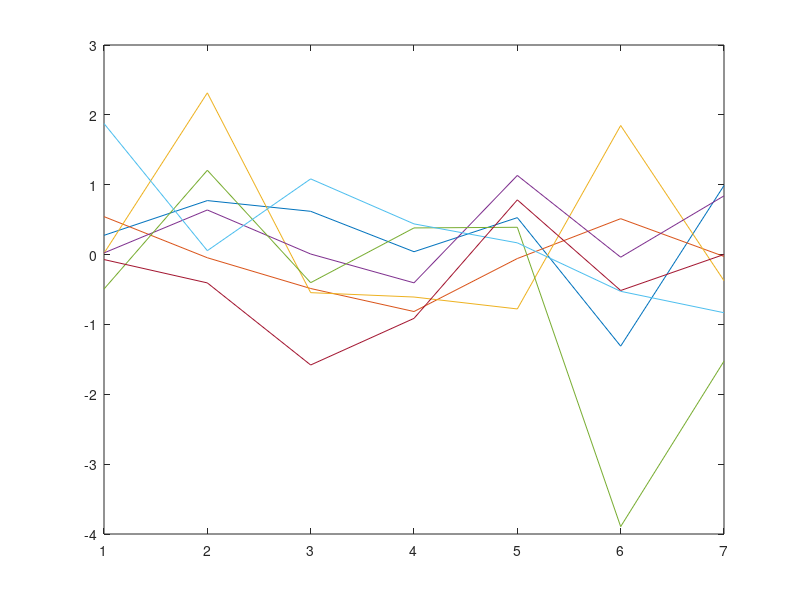
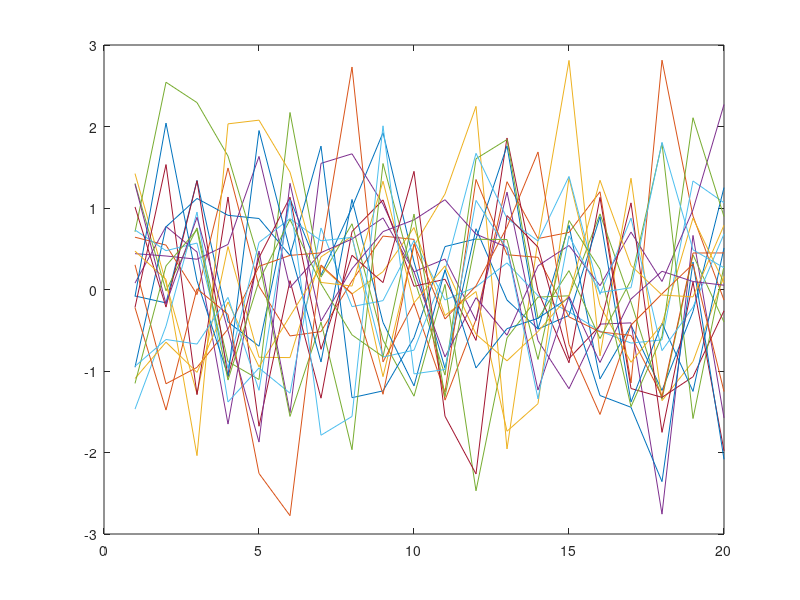

These figures' MATLAB source, in order: (Note: this script raises an error after producing the figures.)
clear all
close all
clc
iFig = 0;

% get colors
figure(100);
h = plot(randn(20));
colors = get(h,'Color');
close(100);

% plotting tools
figure(1);close(1);figure(1);
cc = plot(randn(7));

Mcolors(1 ,:) = cc(1).Color;
Mcolors(2 ,:) = cc(1).Color;
Mcolors(3 ,:) = cc(2).Color;
Mcolors(4 ,:) = cc(3).Color;
Mcolors(5 ,:) = cc(4).Color;
Mcolors(6 ,:) = cc(4).Color;
Mcolors(7 ,:) = cc(5).Color;
Mcolors(8 ,:) = cc(5).Color;
Mcolors(9 ,:) = cc(6).Color;
Mcolors(10,:) = cc(7).Color;
Mcolors(11,:) = cc(7).Color;
Mcolors(12,:) = cc(7).Color;
Mcolors(13,:) = 0.7*[1,1,1];
Mcolors(14,:) = 0.0*[1,1,1];
close(1)

Mmarkers = ['o','p','o','o','o','p','o','p','o','o','p','v','o','o'];

% load results
load('loo_site_results3.mat');

a = INFO(15,:,:,:);
b = INFO(11,:,:,:);
c = INFO(12,:,:,:);
INFO(11,:,:,:) = c;
INFO(15,:,:,:) = b;
INFO(12,:,:,:) = a;

a = modelNames{13};
b = modelNames{9};
c = modelNames{10};
modelNames{9} = c;
modelNames{13} = b;
modelNames{10} = a;

% ---------------------------------------

% plot
iFig = iFig+1;
figure(iFig); close(iFig); figure(iFig);
set(gcf,'color','w');
set(gcf,'position',[250 450 1600 815]);

mu  = squeeze(nanmean(INFO,3));
sig = squeeze(nanstd(INFO,[],3));

[numgroups,numbars] = size(squeeze(mu(1,:,:)));
groupwidth = min(0.8,numbars/(numbars+1.5));
xx = [];
for i = 1:numbars
 xx = [xx;(1:numgroups) - groupwidth/2 + (2*i-1) * groupwidth / (2*numbars)]; 
end
xx = xx(:);

% plot
h = bar(squeeze(mu(2,:,:))); hold on;
for iRes = 1:Nres
 h(iRes).FaceColor = 1-iRes/Nres * ones(3,1);
end
for iMod = 1:Nmodels
 mdat = squeeze(mu(2+iMod,:,:))'; mdat = mdat(:);
 for iTarg = 1:Ntargs
  sdex = (iTarg-1)*Nres + 1;
  edex = sdex + Nres - 1;
  hm(iMod) = plot(xx(sdex:edex),mdat(sdex:edex),'o-','linewidth',1,'color',colors{iMod});  
 end
end

% labels
set(gca,'xticklabel',targNames,'fontsize',16);%,'fontsize',16);
ylabel('Info Ratio','fontsize',16);
grid on;
title('Out-of-Sample Benchmark','fontsize',18)

% legend
leg = legend([h,hm],[resNames';modelNames']);
set(leg,'fontsize',12)
set(leg,'position',[0.84 0.47 0.15 0.50]);

% save models figure
figure(iFig);
set(gcf,'PaperPositionMode','auto')
saveas(gcf,'figures/NecessaryBenchmark.png');

%% ---------------------------------------


iFig = iFig+1;
figure(iFig); close(iFig); figure(iFig);
set(gcf,'color','w','position',[1400,100,750,1150]);

for iTarg = 1:Ntargs
 subplot(Ntargs,1,iTarg)

 mu  = squeeze(nanmean(INFO(1:2,iTarg,:,:),3));
 sig = squeeze(nanstd(INFO(1:2,iTarg,:,:),[],3));

 loss = squeeze(nanmean((INFO(2,iTarg,:,:)-INFO(1,iTarg,:,:))./INFO(2,iTarg,:,:),3))';
% mu = cat(1,mu,loss);

 [numgroups,numbars] = size(squeeze(mu));
 groupwidth = min(0.8,numbars/(numbars+1.5));
 xx = [];
 for i = 1:numbars
  xx = [xx;(1:numgroups) - groupwidth/2 + (2*i-1) * groupwidth / (2*numbars)]; 
 end
 xx = xx';

 % plot
 [ax,h1,h2] = plotyy(xx(:),mu(:),1+xx(2,:),loss,'bar','bar'); hold on;
 h1.FaceColor = 'none';
 h2.FaceColor = 'none';
 h1.EdgeColor = 'none';
 h2.EdgeColor = 'none';
 h3 = bar(cat(1,mu,loss));
 h4 = bar(mu);
 for iRes = 1:Nres
  frac = (iRes-1)/Nres;
  h3(iRes).FaceColor = (1-frac)*[0.850,0.325,0.098];
  frac = (iRes)/Nres;
  h4(iRes).FaceColor = (1-frac) * [1,1,1];
 end
 ax(2).YColor = colors{2};

 if iTarg == 1; leg = legend(h4,resNames,'location','nw'); end;
 title(targNames{iTarg},'fontsize',18);
 set(gca,'xtick',[1,2,3],'xticklabel',[{'LOO'},{'in-Sample'},{'fractional loss'}]);
 ax(1).YLabel.String = 'Info Ratio';
 ax(1).YLabel.FontSize = 18;
 ax(2).YLabel.String = 'Info Loss Fraction';
 ax(2).YLabel.FontSize = 18;
 set(gca,'xlim',[0.5,3.5]);
 set(gca,'ylim',[0,0.8],'ytick',0:0.1:0.8);
 grid on

end

% save models figure
figure(iFig);
set(gcf,'PaperPositionMode','auto')
saveas(gcf,'figures/NecessaryVsSufficient.png');

% ---------------------------------------

iFig = iFig+1;
figure(iFig); close(iFig); figure(iFig);
set(gcf,'color','w');
markers = ['o','s','v'];
ax = plot([0,1],[1,1],'w','linewidth',10); hold on;
axis square
set(gcf,'position',[1000,425,1000,850]);
set(gca,'fontsize',12);

for iTarg = Ntargs:-1:1
% subplot(Ntargs,1,iTarg)

 Hmu = squeeze(nanmean(H(          iTarg,:,4),2));
 Umu = squeeze(nanmean(INFO(2     ,iTarg,:,4),3));
 Mmu = squeeze(nanmean(INFO(3:end ,iTarg,:,4),3)); 
  
 for m = 1:Nmodels
  data(1,m) = (Hmu-Umu)   /(Hmu);%-Mmu(m));
  data(2,m) = (Umu-Mmu(m))/(Hmu);%-Mmu(m));
  data(3,m) = (Mmu(m))    /(Hmu);%-Mmu(m));
 end

 plot([0,1/2],[0,sin(pi/3)],'k-','linewidth',3); hold on;
 plot([1,1/2],[0,sin(pi/3)],'k-','linewidth',3);
 plot([0,1  ],[0,0],'k-','linewidth',3);
 for g = 0:0.1:1
  plot([  g,  g/2],[0,g/2*tan(pi/3)],'k--');
  plot([1-g,1-g/2],[0,g/2*tan(pi/3)],'k--');
  plot([g/2,1-g/2],g/2*tan(pi/3)*[1,1],'k--');
  h = text((2-g)/2+0.01,g/2*tan(pi/3)+0.01,num2str(g),'fontsize',12); set(h,'rotation',0);
  if g == 0 || g == 1
   h = text(g,-0.02,num2str(g),'fontsize',12); set(h,'rotation',60); 
   h = text(g/2-0.02,g/2*tan(pi/3)+0.02,num2str(1-g),'fontsize',12); set(h,'rotation',-60)
  else
   h = text(g-0.02,-0.045,num2str(g),'fontsize',12); set(h,'rotation',60); 
   h = text(g/2-0.03,g/2*tan(pi/3)+0.04,num2str(1-g),'fontsize',12); set(h,'rotation',-60)
  end
 end

 for m = Nmodels:-1:1
  h(m) = plot(data(2,m)+data(3,m)/2,data(3,m)*sin(pi/3),'linestyle','none',...
    'color',Mcolors(m,:),...
    'marker',Mmarkers(m),...
    'markersize',15,'linewidth',3);%,...
%    'markerfacecolor',Mcolors(m,:));
 end
end % iTarg
 
leg = legend(h,modelNames,'location','ne');
set(leg,'position',[0.73 0.57 0.19 0.30]);

set(gca,'ycolor','w');
set(gca,'xcolor','w');
set(gca,'ytick',[]);
set(gca,'xtick',0:0.1:1);

h = text(0.3,-0.07,'Info Lost due to Model Error','fontsize',16);
h = text(0.080,0.30,'Info Missing from Forcings','fontsize',16);
set(h,'rotation',60);
h = text(0.73,0.65,'Info Provided by Model','fontsize',16);
set(h,'rotation',-60);
title('Components of Total Entropy in Observations','fontsize',20);

text(0.22,0.25,'Q_h','fontsize',20);
text(0.50,0.43,'Q_e','fontsize',20);
text(0.36,0.32,'NEE','fontsize',20);

% save models figure
figure(iFig);
set(gcf,'PaperPositionMode','auto')
saveas(gcf,'figures/FracMissingInfo.png');
